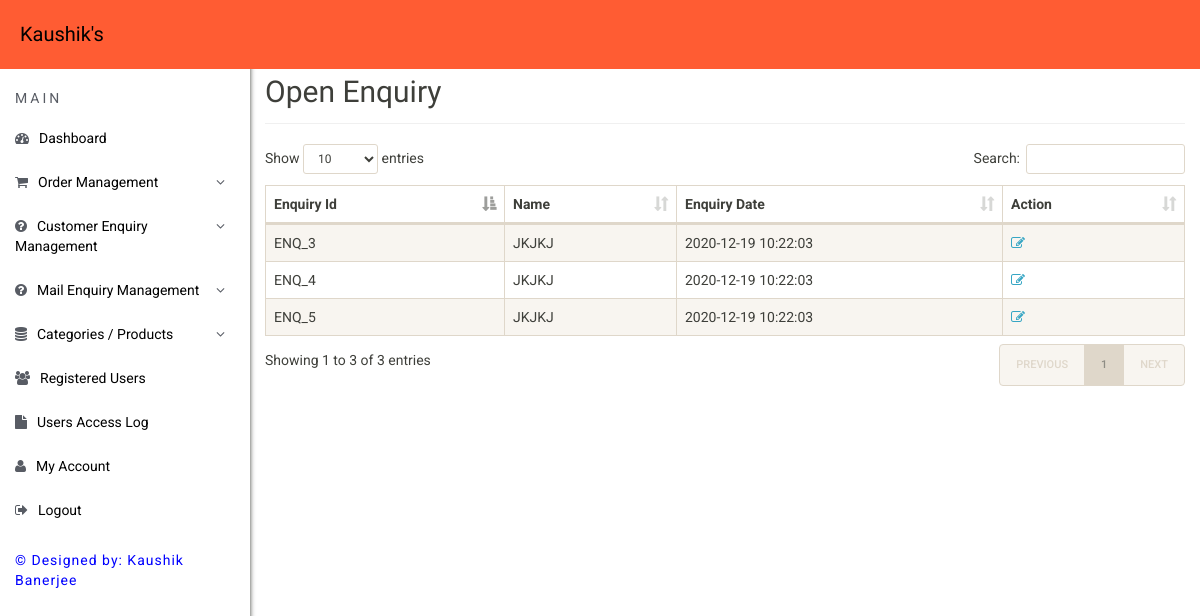
Screenshot of /admin/pending-enquiries.php with the database file from the repository.
### tables this page shows
CREATE TABLE IF NOT EXISTS `enquiry` (
  `enquiryid` varchar(8) NOT NULL,
  `userid` varchar(8) DEFAULT NULL,
  `assignedAdminId` varchar(8) DEFAULT NULL,
  `assignedAdminName` varchar(50) DEFAULT NULL,
  `name` varchar(50) DEFAULT NULL,
  `email` varchar(100) DEFAULT NULL,
  `mobile` varchar(10) DEFAULT NULL,
  `subject` mediumtext,
  `message` mediumtext,
  `adminEnquiryFeedback` mediumtext,
  `customerEnquiryFeedback` mediumtext,
  `rating` int(2) DEFAULT NULL,
  `enquiryStatus` int(2) DEFAULT NULL,
  `enquiryOpenDate` timestamp NOT NULL DEFAULT CURRENT_TIMESTAMP ON UPDATE CURRENT_TIMESTAMP,
  `openDate` varchar(12) DEFAULT NULL,
  `enquiryAssignedDate` varchar(50) DEFAULT NULL,
  `enquiryClosedDate` varchar(50) DEFAULT NULL
);

### admin/pending-enquiries.php (the view, shortened to what this page needs)
<?php
include('includes/mainheader.php');
?>
<body>
<?php include("includes/header.php");?>
  <div class="ts-main-content">
<?php include('includes/sidebar.php'); ?>
    <div class="content-wrapper">
      <div class="container-fluid">
        <div class="row">
          <div class="col-md-12">
            <h2 class="page-title">Open Enquiry</h2>
            <div class="table-responsive">
              <table id="zctb" class="table table-striped table-bordered table-hover">
                <thead>
                  <tr>
                    <th scope="col">Enquiry Id</th>
                    <th scope="col">Name</th>
                    <th scope="col">Enquiry Date</th>
                    <th scope="col">Action</th>
                  </tr>
                </thead>
                <tbody>
                  <?php
                    $sql="SELECT * from enquiry where enquiryStatus=0";
                    $query = $dbh->prepare($sql);
                    $query->execute();
                    $results=$query->fetchAll(PDO::FETCH_OBJ);
                    if($query->rowCount() > 0)
                    {
                      foreach($results as $result)
                      {
                  ?>
                        <tr>
                          <td><?php echo $result->enquiryid; ?></td>
                          <td><?php echo $result->name; ?></td>
                          <td><?php echo $result->enquiryOpenDate; ?></td>
                          <td><a href="enquiry-details.php?eid=<?php echo $result->enquiryid;?>&st=<?php echo $result->enquiryStatus;?>"><i class="fa fa-edit"></i></a></td>
                        </tr>
                  <?php
                      }
                    }
                  ?>
                </tbody>
              </table>
            </div>
          </div>
        </div>
      </div>
    </div>
  </div>
<?php include('includes/footer.php'); ?>

### admin/css/style.css (style rules this page uses)
html { font-size: 14px; }
@media only screen and (min-width: 480px) { html { font-size: 17px; } }
@media only screen and (min-width: 768px) { html { font-size: 14px; } }
body { font-size: 1em; }
a { color: #37a6c4; }
.page-title { margin: 50px 0 20px 0; padding-bottom: 15px; border-bottom: 1px solid #f0f0f0; font-family: 'Oswald', sans-serif; }
.ts-main-content .content-wrapper { padding-top: 15px; margin-top: 10px; }
@media only screen and (min-width: 992px) { .ts-main-content .content-wrapper { margin-left: 250px; } }

### rows the page displays
enquiry: enquiryid "ENQ_3", name "JKJKJ", enquiryOpenDate "2020-12-19 10:22:03"
enquiry: enquiryid "ENQ_4", name "JKJKJ", enquiryOpenDate "2020-12-19 10:22:03"
enquiry: enquiryid "ENQ_5", name "JKJKJ", enquiryOpenDate "2020-12-19 10:22:03"
